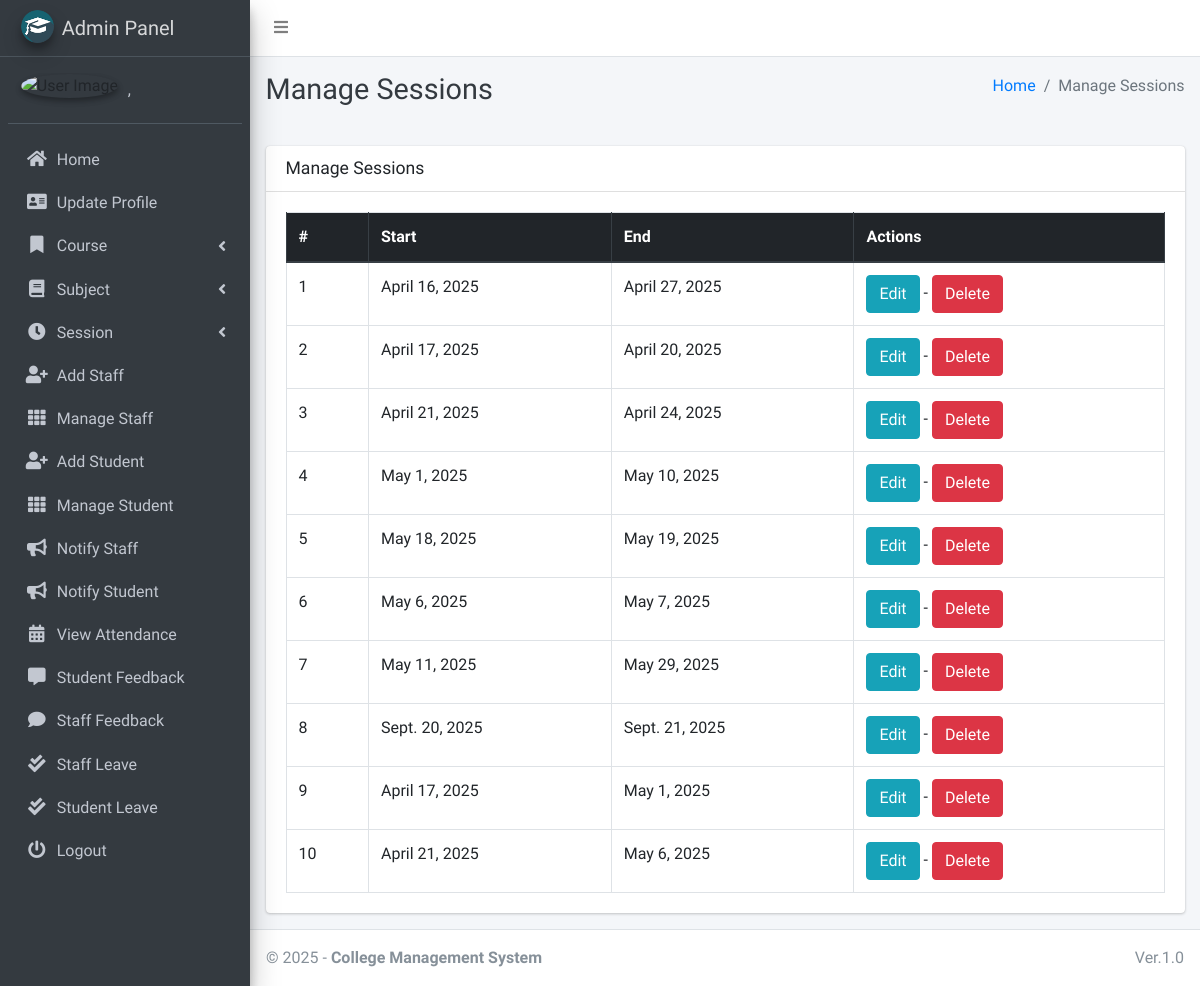
The app's page /session/manage/ (signed in) with its own data.
### main_app/models.py (models this page shows, shortened)
class CustomUser(AbstractUser):
    USER_TYPE = ((1, "HOD"), (2, "Staff"), (3, "Student"))
    GENDER = [("M", "Male"), ("F", "Female")]
    username = None  # Removed username, using email instead
    email = models.EmailField(unique=True)
    user_type = models.CharField(default=1, choices=USER_TYPE, max_length=1)
    gender = models.CharField(max_length=1, choices=GENDER)
    profile_pic = models.ImageField()
    address = models.TextField()
    fcm_token = models.TextField(default="")  # For firebase notifications
    created_at = models.DateTimeField(auto_now_add=True)
    updated_at = models.DateTimeField(auto_now=True)
    USERNAME_FIELD = "email"
    REQUIRED_FIELDS = []
    objects = CustomUserManager()
    def __str__(self):
        return self.last_name + ", " + self.first_name

class Session(models.Model):
    start_year = models.DateField()
    end_year = models.DateField()

### main_app/hod_views.py (the view)
# urls.py: path("session/manage/", hod_views.manage_session, name='manage_session'),
def manage_session(request):
    sessions = Session.objects.all()
    context = {'sessions': sessions, 'page_title': 'Manage Sessions'}
    return render(request, "hod_template/manage_session.html", context)

### main_app/templates/hod_template/manage_session.html
{% extends 'main_app/base.html' %}
{% load static %}
{% block page_title %}{{page_title}}{% endblock page_title %}
{% block content %}
<section class="content">
    <div class="container-fluid">
        <div class="row">
            <div class="col-md-12">
                <div class="card">
                    <div class="card-header">
                        <h3 class="card-title">{{page_title}}</h3>
                    </div>
                    <div class="card-body">
                        <table id="example2" class="table table-bordered table-hover">
                            <thead class="thead-dark">
                                <tr>
                                    <th>#</th>
                                    <th>Start</th>
                                    <th>End</th>
                                    <th>Actions</th>
                                </tr>
                            </thead>
                            <tbody>
                                {% for session in sessions %}
                                <tr>
                                    <td>{{ forloop.counter }}</td>
                                    <td>{{session.start_year}}</td>
                                    <td>{{session.end_year}}</td>
                                    <td><a href="{% url 'edit_session' session.id %}" class="btn btn-info">Edit</a> - <a href="{% url 'delete_session' session.id %}" onclick="return confirm('Are you sure you want to delete this ?')" class="btn btn-danger">Delete</a> </td>
                                </tr>
                                {% endfor %}
                            </tbody>
                        </table>
                    </div>
                </div>
            </div>
        </div>
    </div>
</section>
{% endblock content %}

### main_app/templates/main_app/sidebar_template.html (shortened to what this page needs)
{% load static %}
<aside class="main-sidebar sidebar-dark-info elevation-4">
    {% if request.user.user_type == '1' %}
    <a href="{% url 'admin_home' %}" class="brand-link">
        <img src="{% static 'dist/img/cmsl.png' %} " alt="AdminLTE Logo"
            class="brand-image img-circle elevation-3" >
        <span class="brand-text font-weight-light">Admin Panel</span>
    </a>
    <div class="sidebar">
        <div class="user-panel mt-3 pb-3 mb-3 d-flex">
            <div class="image">
                <img src="{{ request.user.profile_pic}}" class="img-circle elevation-2" alt="User Image">
            </div>
            <div class="info">
                <a href="#" class="d-block">{{user}}</a>
            </div>
        </div>
        <nav class="mt-2">
            <ul class="nav nav-pills nav-sidebar flex-column" data-widget="treeview" role="menu" data-accordion="false">
                <li class="nav-item">
                    {% url 'admin_home' as admin_home %}
                    <a href="{{admin_home}}" class="nav-link {% if admin_home == request.path %} active {% endif %}">
                        <i class="nav-icon fas fa-home"></i>
                        <p>
                            Home
                        </p>
                    </a>
                </li>
                <li class="nav-item">
                    {% url 'admin_view_profile' as admin_view_profile %}
                    <a href="{{admin_view_profile}}"
                        class="nav-link {% if admin_view_profile == request.path %} active {% endif %}">
                        <i class="nav-icon fas fa-address-card"></i>
                        <p>
                            Update Profile
                        </p>
                    </a>
                </li>
                <li class="nav-item has-treeview">
                    <a href="#" class="nav-link">
                        <i class="nav-icon fas fa-bookmark"></i>
                        <p>
                            Course
                            <i class="fas fa-angle-left right"></i>
                        </p>
                    </a>
                </li>
                <li class="nav-item has-treeview">
                    <a href="#" class="nav-link">
                        <i class="nav-icon fas fa-book"></i>
                        <p>
                            Subject
                            <i class="fas fa-angle-left right"></i>
                        </p>
                    </a>
                </li>
                <li class="nav-item has-treeview">
                    <a href="#" class="nav-link">
                        <i class="nav-icon fas fa-clock"></i>
                        <p>
                            Session
                            <i class="fas fa-angle-left right"></i>
                        </p>
                    </a>
                </li>
                <li class="nav-item">
                    {% url 'add_staff' as add_staff %}
                    <a href="{{add_staff}}" class="nav-link {% if add_staff == request.path %} active {% endif %}">
                        <i class="nav-icon fas fa-user-plus"></i>
                        <p>
                            Add Staff
                        </p>
                    </a>
                </li>
                <li class="nav-item">
                    {% url 'manage_staff' as manage_staff %}
                    {% url 'edit_staff' staff_id as edit_staff %}
                    <a href="{{manage_staff}}"
                        class="nav-link {% if manage_staff == request.path or request.path == edit_staff %} active {% endif %}">
                        <i class="nav-icon fas fa-th"></i>
                        <p>
                            Manage Staff
                        </p>
                    </a>
                </li>
                <li class="nav-item">
                    {% url 'add_student' as add_student%}
                    <a href="{{add_student}}" class="nav-link  {% if add_student == request.path %} active {% endif %}">
                        <i class="nav-icon fas fa-user-plus"></i>
                        <p>
                            Add Student
                        </p>
                    </a>
                </li>
                <li class="nav-item">
                    {% url 'manage_student' as manage_student %}
                    {% url 'edit_student' student_id as edit_student %}
                    <a href="{{manage_student}}"
                        class="nav-link  {% if edit_student == request.path or manage_student == request.path %} active {% endif %}">
                        <i class="nav-icon fas fa-th"></i>
                        <p>
                            Manage Student
                        </p>
                    </a>
                </li>
                <li class="nav-item">
                    {% url 'admin_notify_staff' as admin_notify_staff %}
                    <a href="{{admin_notify_staff}}"
                        class="nav-link {% if admin_notify_staff == request.path %} active {% endif %}">
                        <i class="nav-icon fas fa-bullhorn"></i>
                        <p>
                            Notify Staff
                        </p>
                    </a>
                </li>
                <li class="nav-item">
                    {% url 'admin_notify_student' as admin_notify_student %}
                    <a href="{{admin_notify_student}}"
                        class="nav-link {% if admin_notify_student == request.path %} active {% endif %}">
                        <i class="nav-icon fas fa-bullhorn"></i>
                        <p>
                            Notify Student
                        </p>
                    </a>
                </li>
                <li class="nav-item">
                    {% url 'admin_view_attendance' as admin_view_attendance %}
                <li class="nav-item">
                    <a href="{{admin_view_attendance}}"
                        class="nav-link  {% if admin_view_attendance == request.path %} active {% endif %}">
                        <i class="nav-icon fas fa-calendar-alt"></i>
                        <p>
                            View Attendance
                        </p>
                    </a>
                </li>
                <li class="nav-item">
                    {% url 'student_feedback_message' as student_feedback_message %}
                    <a href="{{ student_feedback_message }}"
                        class="nav-link  {% if student_feedback_message == request.path %} active {% endif %}">
                        <i class="nav-icon fas fa-comment-alt"></i>
                        <p>
                            Student Feedback
                        </p>
                    </a>
                </li>
                <li class="nav-item">
                    {% url 'staff_feedback_message' as staff_feedback_message %}
                    <a href="{{staff_feedback_message}}"
                        class="nav-link   {% if staff_feedback_message == request.path %} active {% endif %}">
                        <i class="nav-icon fas fa-comment"></i>
                        <p>
                            Staff Feedback
                        </p>
                    </a>
                </li>
                <li class="nav-item">
                    {% url 'view_staff_leave' as view_staff_leave %}
                    <a href="{{view_staff_leave}}"
                        class="nav-link  {% if view_staff_leave == request.path %} active {% endif %}">
                        <i class="nav-icon fas fa-check-double"></i>
                        <p>
                            Staff Leave
                        </p>
                    </a>
                </li>
                <li class="nav-item">
                    {% url 'view_student_leave' as view_student_leave %}
                    <a href="{% url 'view_student_leave' %}"
                        class="nav-link  {% if view_student_leave == request.path %} active {% endif %}">
                        <i class="nav-icon fas fa-check-double"></i>
                        <p>
                            Student Leave
                        </p>
                    </a>
                </li>
                                        {% endif %}
                                        <li class="nav-item">
                                            <a href="{% url 'user_logout' %}"
                                                onclick="return confirm('Your session would be terminated.\n\nProceed?')"
                                                class="nav-link">
                                                <i class="nav-icon fas fa-power-off"></i>
                                                <p>
                                                    Logout
                                                </p>
                                            </a>
                                        </li>
                                    </ul>
                                </nav>
                            </div>
</aside>

### records on screen
CustomUser: last_name+first_name ","
Session: start_year "April 16, 2025", end_year "April 27, 2025"
Session: start_year "April 17, 2025", end_year "April 20, 2025"
Session: start_year "April 21, 2025", end_year "April 24, 2025"
Session: start_year "May 1, 2025", end_year "May 10, 2025"
Session: start_year "May 18, 2025", end_year "May 19, 2025"
Session: start_year "May 6, 2025", end_year "May 7, 2025"
Session: start_year "May 11, 2025", end_year "May 29, 2025"
Session: start_year "Sept. 20, 2025", end_year "Sept. 21, 2025"
Session: start_year "April 17, 2025", end_year "May 1, 2025"
Session: start_year "April 21, 2025", end_year "May 6, 2025"

### other values on screen
{{ page_title }} "Manage Sessions"
